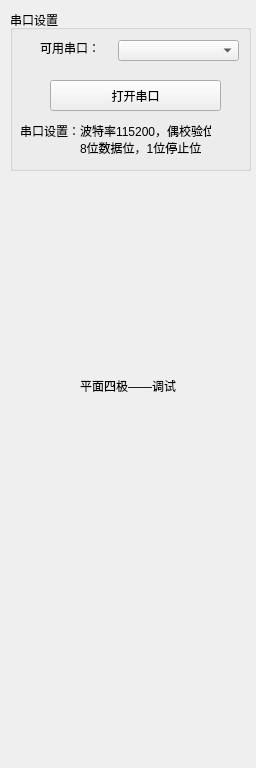
<?xml version="1.0" encoding="UTF-8"?>
<ui version="4.0">
 <class>Debug_Pole</class>
 <widget class="QWidget" name="Debug_Pole">
  <property name="geometry">
   <rect>
    <x>0</x>
    <y>0</y>
    <width>256</width>
    <height>768</height>
   </rect>
  </property>
  <property name="windowTitle">
   <string>Debug_Pole</string>
  </property>
  <widget class="QLabel" name="label">
   <property name="geometry">
    <rect>
     <x>80</x>
     <y>370</y>
     <width>111</width>
     <height>31</height>
    </rect>
   </property>
   <property name="text">
    <string>平面四极——调试</string>
   </property>
  </widget>
  <widget class="QGroupBox" name="groupBox">
   <property name="geometry">
    <rect>
     <x>10</x>
     <y>10</y>
     <width>241</width>
     <height>161</height>
    </rect>
   </property>
   <property name="title">
    <string>串口设置</string>
   </property>
   <widget class="QComboBox" name="portList">
    <property name="geometry">
     <rect>
      <x>108</x>
      <y>30</y>
      <width>121</width>
      <height>21</height>
     </rect>
    </property>
   </widget>
   <widget class="QLabel" name="label_2">
    <property name="geometry">
     <rect>
      <x>30</x>
      <y>30</y>
      <width>61</width>
      <height>16</height>
     </rect>
    </property>
    <property name="text">
     <string>可用串口：</string>
    </property>
   </widget>
   <widget class="QPushButton" name="openCom">
    <property name="geometry">
     <rect>
      <x>40</x>
      <y>70</y>
      <width>171</width>
      <height>31</height>
     </rect>
    </property>
    <property name="text">
     <string>打开串口</string>
    </property>
   </widget>
   <widget class="QLabel" name="label_3">
    <property name="geometry">
     <rect>
      <x>10</x>
      <y>110</y>
      <width>191</width>
      <height>21</height>
     </rect>
    </property>
    <property name="text">
     <string>串口设置：波特率115200，偶校验位</string>
    </property>
   </widget>
   <widget class="QLabel" name="label_4">
    <property name="geometry">
     <rect>
      <x>70</x>
      <y>130</y>
      <width>131</width>
      <height>16</height>
     </rect>
    </property>
    <property name="text">
     <string>8位数据位，1位停止位</string>
    </property>
   </widget>
  </widget>
 </widget>
 <layoutdefault spacing="6" margin="11"/>
 <resources/>
 <connections/>
</ui>
